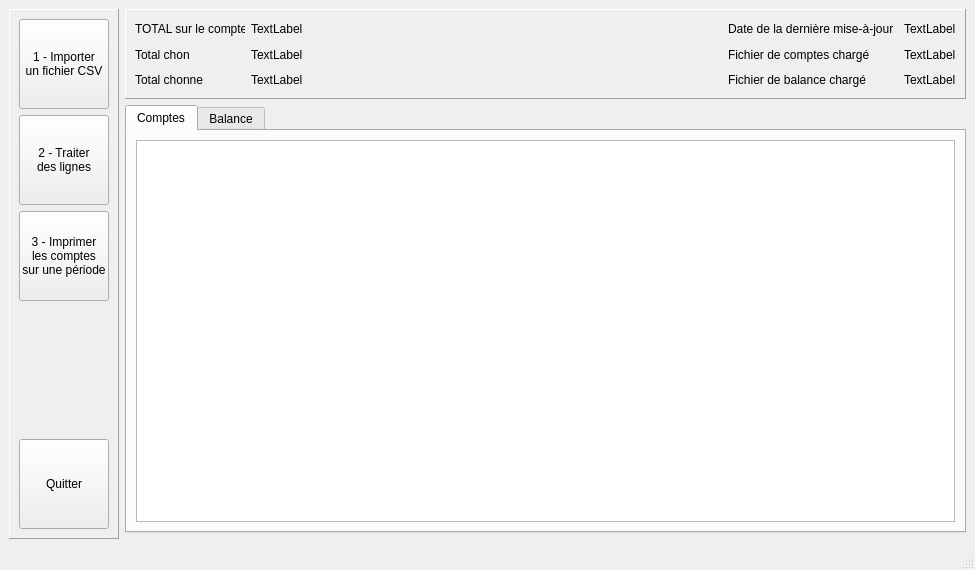
<?xml version="1.0" encoding="UTF-8"?>
<ui version="4.0">
 <class>MainWindow</class>
 <widget class="QMainWindow" name="MainWindow">
  <property name="geometry">
   <rect>
    <x>0</x>
    <y>0</y>
    <width>975</width>
    <height>570</height>
   </rect>
  </property>
  <property name="minimumSize">
   <size>
    <width>975</width>
    <height>570</height>
   </size>
  </property>
  <property name="windowTitle">
   <string>Comptes</string>
  </property>
  <widget class="QWidget" name="centralwidget">
   <layout class="QGridLayout" name="gridLayout_2">
    <item row="0" column="1">
     <widget class="QFrame" name="F_Infos_generales">
      <property name="minimumSize">
       <size>
        <width>840</width>
        <height>90</height>
       </size>
      </property>
      <property name="maximumSize">
       <size>
        <width>16777215</width>
        <height>90</height>
       </size>
      </property>
      <property name="frameShape">
       <enum>QFrame::Panel</enum>
      </property>
      <property name="frameShadow">
       <enum>QFrame::Raised</enum>
      </property>
      <layout class="QGridLayout" name="gridLayout">
       <item row="2" column="5">
        <widget class="QLabel" name="L_Nom_du_fichier_de_balance_charge">
         <property name="text">
          <string>TextLabel</string>
         </property>
        </widget>
       </item>
       <item row="0" column="0">
        <widget class="QLabel" name="label">
         <property name="minimumSize">
          <size>
           <width>110</width>
           <height>20</height>
          </size>
         </property>
         <property name="maximumSize">
          <size>
           <width>110</width>
           <height>20</height>
          </size>
         </property>
         <property name="text">
          <string>TOTAL sur le compte</string>
         </property>
        </widget>
       </item>
       <item row="0" column="4">
        <widget class="QLabel" name="label_3">
         <property name="minimumSize">
          <size>
           <width>170</width>
           <height>20</height>
          </size>
         </property>
         <property name="maximumSize">
          <size>
           <width>170</width>
           <height>20</height>
          </size>
         </property>
         <property name="text">
          <string>Date de la dernière mise-à-jour</string>
         </property>
        </widget>
       </item>
       <item row="0" column="5">
        <widget class="QLabel" name="L_Date_update">
         <property name="text">
          <string>TextLabel</string>
         </property>
        </widget>
       </item>
       <item row="0" column="1">
        <widget class="QLabel" name="L_Total">
         <property name="text">
          <string>TextLabel</string>
         </property>
        </widget>
       </item>
       <item row="0" column="3">
        <spacer name="horizontalSpacer">
         <property name="orientation">
          <enum>Qt::Horizontal</enum>
         </property>
         <property name="sizeHint" stdset="0">
          <size>
           <width>422</width>
           <height>17</height>
          </size>
         </property>
        </spacer>
       </item>
       <item row="2" column="0">
        <widget class="QLabel" name="label_4">
         <property name="minimumSize">
          <size>
           <width>110</width>
           <height>20</height>
          </size>
         </property>
         <property name="maximumSize">
          <size>
           <width>110</width>
           <height>20</height>
          </size>
         </property>
         <property name="text">
          <string>Total chonne</string>
         </property>
        </widget>
       </item>
       <item row="2" column="1">
        <widget class="QLabel" name="L_Total_chonne">
         <property name="text">
          <string>TextLabel</string>
         </property>
        </widget>
       </item>
       <item row="1" column="1">
        <widget class="QLabel" name="L_Total_chon">
         <property name="text">
          <string>TextLabel</string>
         </property>
        </widget>
       </item>
       <item row="1" column="0">
        <widget class="QLabel" name="label_2">
         <property name="minimumSize">
          <size>
           <width>110</width>
           <height>20</height>
          </size>
         </property>
         <property name="maximumSize">
          <size>
           <width>110</width>
           <height>20</height>
          </size>
         </property>
         <property name="text">
          <string>Total chon</string>
         </property>
        </widget>
       </item>
       <item row="1" column="5">
        <widget class="QLabel" name="L_Nom_du_fichier_de_comptes_charge">
         <property name="text">
          <string>TextLabel</string>
         </property>
        </widget>
       </item>
       <item row="1" column="4">
        <widget class="QLabel" name="label_5">
         <property name="minimumSize">
          <size>
           <width>170</width>
           <height>20</height>
          </size>
         </property>
         <property name="text">
          <string>Fichier de comptes chargé</string>
         </property>
        </widget>
       </item>
       <item row="2" column="4">
        <widget class="QLabel" name="label_7">
         <property name="minimumSize">
          <size>
           <width>170</width>
           <height>20</height>
          </size>
         </property>
         <property name="text">
          <string>Fichier de balance chargé</string>
         </property>
        </widget>
       </item>
       <item row="1" column="3">
        <spacer name="horizontalSpacer_2">
         <property name="orientation">
          <enum>Qt::Horizontal</enum>
         </property>
         <property name="sizeHint" stdset="0">
          <size>
           <width>40</width>
           <height>20</height>
          </size>
         </property>
        </spacer>
       </item>
       <item row="2" column="3">
        <spacer name="horizontalSpacer_3">
         <property name="orientation">
          <enum>Qt::Horizontal</enum>
         </property>
         <property name="sizeHint" stdset="0">
          <size>
           <width>40</width>
           <height>20</height>
          </size>
         </property>
        </spacer>
       </item>
      </layout>
     </widget>
    </item>
    <item row="0" column="0" rowspan="3">
     <widget class="QFrame" name="F_Boutons">
      <property name="minimumSize">
       <size>
        <width>110</width>
        <height>517</height>
       </size>
      </property>
      <property name="maximumSize">
       <size>
        <width>110</width>
        <height>16777215</height>
       </size>
      </property>
      <property name="frameShape">
       <enum>QFrame::Panel</enum>
      </property>
      <property name="frameShadow">
       <enum>QFrame::Raised</enum>
      </property>
      <layout class="QVBoxLayout" name="verticalLayout">
       <item>
        <widget class="QPushButton" name="B_Import_CSV">
         <property name="minimumSize">
          <size>
           <width>90</width>
           <height>90</height>
          </size>
         </property>
         <property name="maximumSize">
          <size>
           <width>90</width>
           <height>90</height>
          </size>
         </property>
         <property name="font">
          <font>
           <strikeout>false</strikeout>
          </font>
         </property>
         <property name="autoFillBackground">
          <bool>false</bool>
         </property>
         <property name="text">
          <string>1 - Importer
un fichier CSV</string>
         </property>
        </widget>
       </item>
       <item>
        <widget class="QPushButton" name="B_Traiter_lignes">
         <property name="minimumSize">
          <size>
           <width>90</width>
           <height>90</height>
          </size>
         </property>
         <property name="maximumSize">
          <size>
           <width>90</width>
           <height>90</height>
          </size>
         </property>
         <property name="text">
          <string>2 - Traiter 
des lignes</string>
         </property>
        </widget>
       </item>
       <item>
        <widget class="QPushButton" name="B_Impression">
         <property name="minimumSize">
          <size>
           <width>90</width>
           <height>90</height>
          </size>
         </property>
         <property name="maximumSize">
          <size>
           <width>90</width>
           <height>90</height>
          </size>
         </property>
         <property name="text">
          <string>3 - Imprimer
les comptes 
sur une période</string>
         </property>
        </widget>
       </item>
       <item>
        <spacer name="verticalSpacer">
         <property name="orientation">
          <enum>Qt::Vertical</enum>
         </property>
         <property name="sizeHint" stdset="0">
          <size>
           <width>20</width>
           <height>110</height>
          </size>
         </property>
        </spacer>
       </item>
       <item>
        <widget class="QPushButton" name="B_Quitter">
         <property name="minimumSize">
          <size>
           <width>90</width>
           <height>90</height>
          </size>
         </property>
         <property name="maximumSize">
          <size>
           <width>90</width>
           <height>90</height>
          </size>
         </property>
         <property name="text">
          <string>Quitter</string>
         </property>
        </widget>
       </item>
      </layout>
     </widget>
    </item>
    <item row="1" column="1">
     <widget class="QTabWidget" name="TW_Donnees">
      <property name="minimumSize">
       <size>
        <width>817</width>
        <height>420</height>
       </size>
      </property>
      <property name="currentIndex">
       <number>0</number>
      </property>
      <widget class="QWidget" name="T_Comptes">
       <property name="minimumSize">
        <size>
         <width>831</width>
         <height>395</height>
        </size>
       </property>
       <attribute name="title">
        <string>Comptes</string>
       </attribute>
       <layout class="QGridLayout" name="gridLayout_3">
        <item row="0" column="0">
         <widget class="QTableView" name="TV_Comptes">
          <property name="minimumSize">
           <size>
            <width>817</width>
            <height>382</height>
           </size>
          </property>
         </widget>
        </item>
       </layout>
      </widget>
      <widget class="QWidget" name="T_Balance">
       <property name="minimumSize">
        <size>
         <width>831</width>
         <height>395</height>
        </size>
       </property>
       <attribute name="title">
        <string>Balance</string>
       </attribute>
       <layout class="QGridLayout" name="gridLayout_4">
        <item row="0" column="0">
         <widget class="QTableView" name="TV_Balance">
          <property name="minimumSize">
           <size>
            <width>817</width>
            <height>382</height>
           </size>
          </property>
         </widget>
        </item>
       </layout>
      </widget>
     </widget>
    </item>
   </layout>
  </widget>
  <widget class="QMenuBar" name="menubar">
   <property name="geometry">
    <rect>
     <x>0</x>
     <y>0</y>
     <width>975</width>
     <height>21</height>
    </rect>
   </property>
  </widget>
  <widget class="QStatusBar" name="statusbar"/>
 </widget>
 <resources/>
 <connections/>
</ui>
